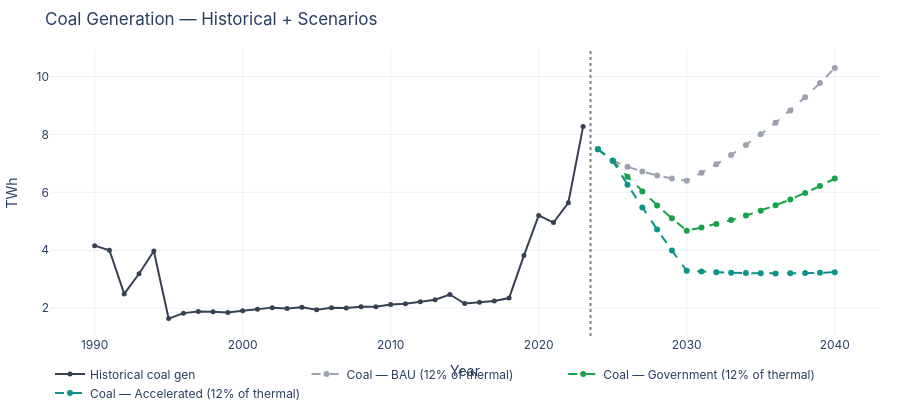

The notebook cell saved with this chart:
### Code cell
fig = go.Figure()
ch = df_c[['year','gen_coal_twh']].dropna()
fig.add_trace(hist_line(ch,'year','gen_coal_twh','Historical coal gen', COLORS['coal']))
for sc in ['BAU','Government','Accelerated']:
    sd = scenarios_fc[scenarios_fc['scenario']==sc]
    fig.add_trace(go.Scatter(x=sd['year'], y=sd['gen_thermal_twh']*0.12,
                              name=f'Coal — {sc} (12% of thermal)',
                              line=dict(color=COLORS[sc], dash='dash', width=2)))
fig.add_vline(x=2023.5, line=dict(dash='dot', color='grey'))
fig.update_layout(title='Coal Generation — Historical + Scenarios',
                  yaxis_title='TWh', xaxis_title='Year', hovermode='x unified')
fig_coal = to_div(fig, 'coal-panel', 420)
fig.show()

### Figure 1 — Plotly figure (JSON) as saved in the notebook; plotly's stock layout.template omitted (floating-point values rounded to 4 significant figures)
{"data": [{"line": {"color": "#374151", "width": 2}, "marker": {"size": 5}, "mode": "lines+markers", "name": "Historical coal gen", "type": "scatter", "x": [1990, 1991, 1992, 1993, 1994, 1995, 1996, 1997, 1998, 1999, 2000, 2001, 2002, 2003, 2004, 2005, 2006, 2007, 2008, 2009, 2010, 2011, 2012, 2013, 2014, 2015, 2016, 2017, 2018, 2019, 2020, 2021, 2022, 2023], "y": [4.159, 4.0, 2.49, 3.186, 3.972, 1.639, 1.827, 1.881, 1.875, 1.852, 1.913, 1.958, 2.017, 1.99, 2.029, 1.946, 2.016, 2.001, 2.05, 2.045, 2.121, 2.155, 2.22, 2.292, 2.471, 2.16, 2.2, 2.246, 2.347, 3.816, 5.203, 4.955, 5.639, 8.271]}, {"line": {"color": "#9ca3af", "dash": "dash", "width": 2}, "name": "Coal — BAU (12% of thermal)", "type": "scatter", "x": [2024, 2025, 2026, 2027, 2028, 2029, 2030, 2031, 2032, 2033, 2034, 2035, 2036, 2037, 2038, 2039, 2040], "y": [7.492, 7.093, 6.887, 6.719, 6.584, 6.479, 6.401, 6.673, 6.97, 7.29, 7.636, 8.008, 8.406, 8.832, 9.288, 9.775, 10.29]}, {"line": {"color": "#16a34a", "dash": "dash", "width": 2}, "name": "Coal — Government (12% of thermal)", "type": "scatter", "x": [2024, 2025, 2026, 2027, 2028, 2029, 2030, 2031, 2032, 2033, 2034, 2035, 2036, 2037, 2038, 2039, 2040], "y": [7.492, 7.093, 6.542, 6.03, 5.55, 5.101, 4.678, 4.784, 4.907, 5.044, 5.197, 5.365, 5.551, 5.754, 5.976, 6.216, 6.478]}, {"line": {"color": "#0d9488", "dash": "dash", "width": 2}, "name": "Coal — Accelerated (12% of thermal)", "type": "scatter", "x": [2024, 2025, 2026, 2027, 2028, 2029, 2030, 2031, 2032, 2033, 2034, 2035, 2036, 2037, 2038, 2039, 2040], "y": [7.492, 7.093, 6.264, 5.474, 4.717, 3.991, 3.29, 3.262, 3.239, 3.222, 3.21, 3.203, 3.2, 3.203, 3.21, 3.222, 3.241]}], "layout": {"font": {"family": "-apple-system, system-ui, sans-serif", "size": 12}, "height": 420, "hovermode": "x unified", "legend": {"orientation": "h", "x": 0, "xanchor": "left", "y": -0.25, "yanchor": "bottom"}, "margin": {"b": 40, "l": 50, "r": 20, "t": 50}, "shapes": [{"line": {"color": "grey", "dash": "dot"}, "type": "line", "x0": 2024.0, "x1": 2024.0, "xref": "x", "y0": 0, "y1": 1, "yref": "y domain"}], "title": {"text": "Coal Generation — Historical + Scenarios"}, "xaxis": {"title": {"text": "Year"}}, "yaxis": {"title": {"text": "TWh"}}}}
